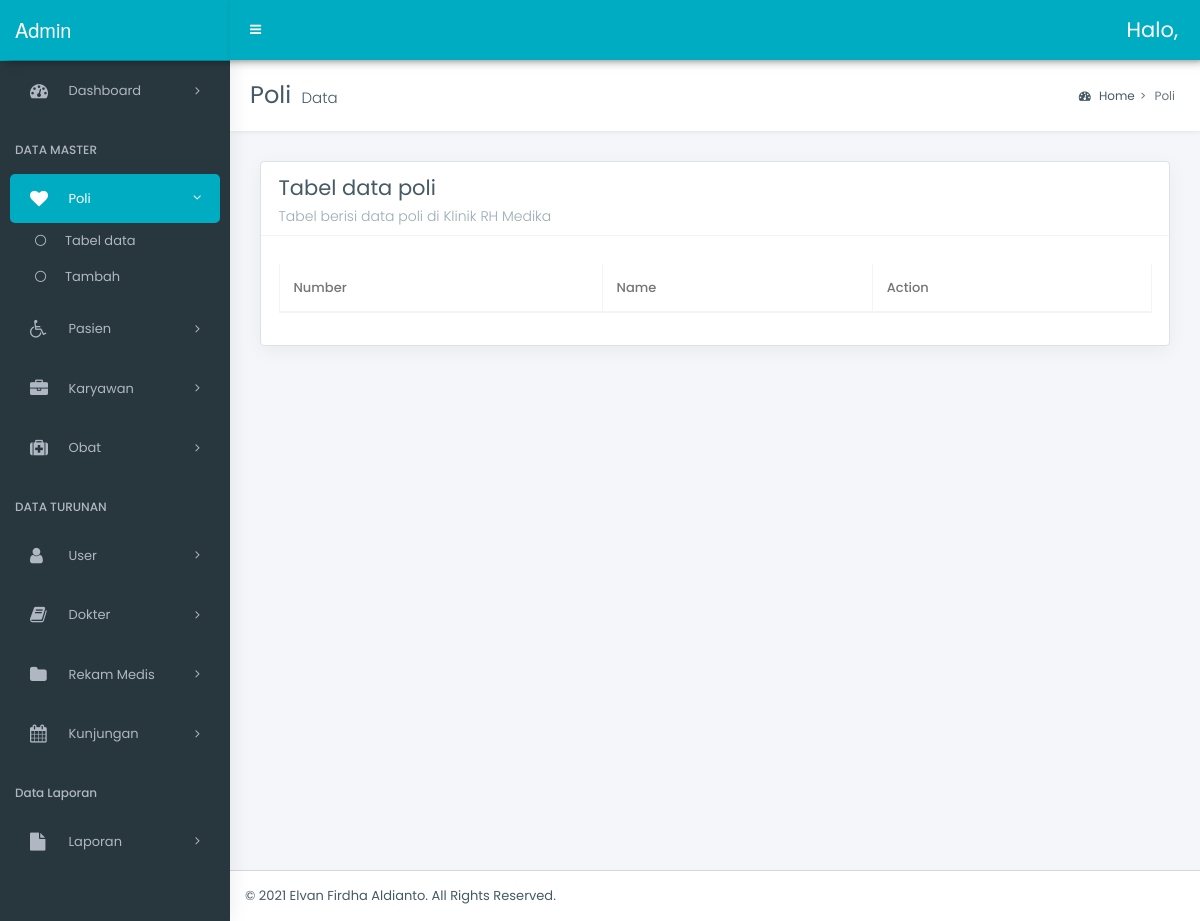
The app's page /admin/poli/data.php, older data.
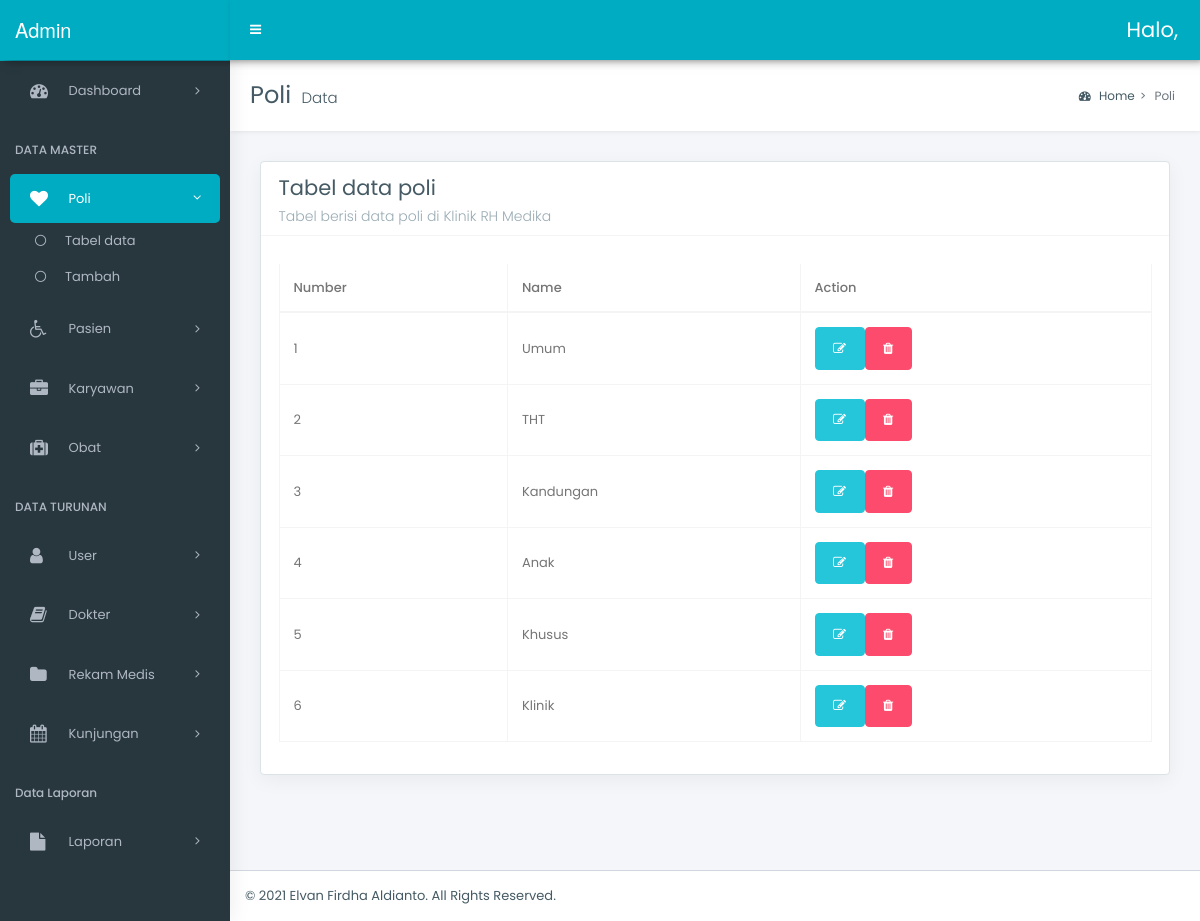
The same page, newer data.
### tables this page shows
CREATE TABLE `poli` (
  `kd_poli` int(3) NOT NULL,
  `nm_poli` varchar(30) NOT NULL
);

### admin/poli/data.php (the view, shortened to what this page needs)
<?php require_once('../../config/connect.php'); ?>
<!DOCTYPE html>
<html lang="en">
<head>
    <link rel="stylesheet" href="../../style/bootstrap.min.css">
    <link rel="stylesheet" href="../../style/bootstrap-extend.css">
    <link rel="stylesheet" href="../../style/master_style.css">
    <link rel="stylesheet" href="../../style/_all-skins.css">
    <link rel="stylesheet" href="../../assets/datatable/datatables.min.css">
</head>
<body class="hold-transition skin-green sidebar-mini">
    <div class="wrapper">
        <div class="content-wrapper">
            <section class="content-header">
                <h1>
                    Poli
                    <small>Data</small>
                </h1>
                <ol class="breadcrumb">
                    <li class="breadcrumb-item"><a href="#"><i class="fa fa-dashboard"></i> Home</a></li>
                    <li class="breadcrumb-item active">Poli</li>
                </ol>
            </section>
            <section class="content">
                <div class="row">
                    <div class="col-12">
                        <div class="box">
                            <div class="box-header with-border">
                                <h3 class="box-title">Tabel data poli</h3>
                                <h6 class="box-subtitle">Tabel berisi data poli di Klinik RH Medika</h6>
                            </div>
                            <div class="box-body">
                                <div class="table-responsive">
                                    <table id="example6" class="table table-bordered table-hover display nowrap margin-top-10 w-p100">
                                        <thead>
                                            <tr>
                                                <th>Number</th>
                                                <th>Name</th>
                                                <th>Action</th>
                                            </tr>
                                        </thead>
                                        <tbody>
                                            <?php
                                            $q = $connect->query("SELECT * FROM poli");
                                            $no = 1;
                                            foreach ($q as $du) :
                                            ?>
                                                <tr>
                                                    <td><?= $no ?></td>
                                                    <td><?= $du['nm_poli'] ?></td>
                                                    <td>
                                                        <div class="input-group">
                                                            <a href="edit.php?id=<?= $du['kd_poli'] ?>" class="btn btn-success fa fa-edit"></a>
                                                            <a href="hapus.php?id=<?= $du['kd_poli'] ?>" onclick="return confirm('Anda yakin akan menghapus data ini?')" class="btn btn-danger fa fa-trash"></a>
                                                        </div>
                                                    </td>
                                                </tr>
                                            <?php
                                                $no++;
                                            endforeach; ?>
                                        </tbody>
                                    </table>
                                </div>
                            </div>
                        </div>
                    </div>
                </div>
            </section>
        </div>
        <footer class="main-footer">
            &copy; 2021 <a href="">Elvan Firdha Aldianto</a>. All Rights Reserved.
        </footer>
    </div>
</body>
</html>

Row changes from the older to the newer data that the page shows:
added poli: nm_poli "Umum"
added poli: nm_poli "THT"
added poli: nm_poli "Kandungan"
added poli: nm_poli "Anak"
added poli: nm_poli "Khusus"
added poli: nm_poli "Klinik"
